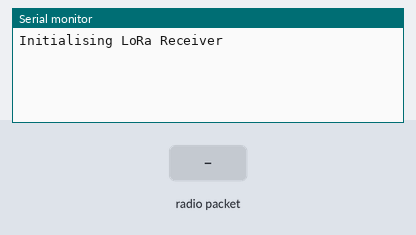
A sketch run on a simulated Arduino Uno, built with avr-gcc and run on an emulated ATmega328P. On the bench: the last lines printed to the serial monitor. The test bench sets the inputs (shaded band). No radio packets arrive unless stated.

Above: at 1.2 s.
1.3 s: radio packet "1" arrives
At 2.5 s:
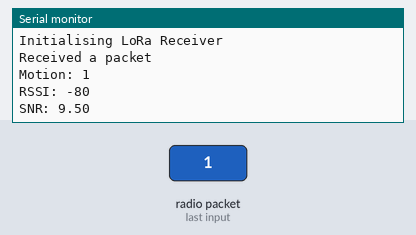
2.8 s: radio packet "0" arrives
At 4.0 s:
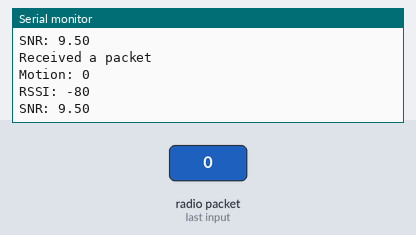

The sketch:

LoRa_rec_working.ino
```cpp
/*
  Author: Kashif Chopra
  Date: December 6, 2024
  LoRa Receiver
  Receives and displays contents of test packet
  Requires LoRa Library by Sandeep Mistry - https://github.com/sandeepmistry/arduino-LoRa

*/

// Include required libraries
#include <SPI.h>
#include <LoRa.h>
#include "LoRa_rec.h"


void setup() {
  Serial.begin(9600);
  while (!Serial)
    ;

  lora_rec_init();

}

void loop() {

  lora_rec_operate();

}


// extra code for buzzer:


//uint8_t buzzerPin = 8; //buzzer connected to GP8 // testing buzzer

  //buzzer
  //pinMode(buzzerPin, OUTPUT);


  //buzzer testing
  // tone(buzzerPin,440); //A4
  // delay(500);
  // tone(buzzerPin,494); //B4
  // delay(500);
  // tone(buzzerPin,523); //C4
  // delay(500);
```

LoRa_rec.cpp
```cpp
/*
  Author: Kashif Chopra
  Date: December 6, 2024
  LoRa Receiver
  Receives and displays contents of test packet
  Requires LoRa Library by Sandeep Mistry - https://github.com/sandeepmistry/arduino-LoRa

*/

#include <SPI.h>
#include <LoRa.h>
#include "LoRa_rec.h"

//define pins used by LoRa module. Change/configurable according to your board pinout.
const int csPin = 13; // LoRa radio chip select
const int resetPin = 10; // LoRa radio reset
const int irqPin = 7; // Must be a hardware interrupt pin
bool motion = 0; //motion variable
int receivedValue;

//initialise LoRa receiver (same as initialising transmitter)
void lora_rec_init(){
  Serial.println("Initialising LoRa Receiver");
  LoRa.setPins(csPin, resetPin, irqPin); // set the pins for LoRa

  //Our RFM9x chip uses 915MHz frequency, so initialsed below using that:
  if(!LoRa.begin(915E6)){
    Serial.println("LoRa init failed");
    while(1);
  }
}


//receiver function to run within loop
void lora_rec_operate(){

  // Try to parse packet ie check if its been received. Returns packet size in bytes if received, else retruns 0
  int packetSize = LoRa.parsePacket();

  if(packetSize){

    Serial.println("Received a packet");

    //print to serial out
    while(LoRa.available()){
      receivedValue = LoRa.read(); //CHECKME should be fine though

      if(receivedValue == 49){ //"1" as a character is ASCII 49, since LoRa.read(0) reads it as a character
        motion = 1;
      } else {
        motion = 0;
      }

      Serial.print("Motion: ");
      Serial.print(motion);

      // Serial.print((char)LoRa.read()); //Use for printing if packet has multiple characters
    }
    Serial.println("");

    //Print RSSI and SNR.
    //RSSI = signal strength = Less negative dB values are stronger signals (ie closer to 0)
    Serial.print("RSSI: ");
    Serial.println(LoRa.packetRssi());

    //SNR = signal to noise ratio in dB. Higher = better quality
    Serial.print("SNR: ");
    Serial.println(LoRa.packetSnr());

  }


}
```

LoRa_rec.h
```cpp
#ifndef LORA_REC_H
#define LORA_REC_H

// #include <SPI.h>
// #include <LoRa.h>

void lora_rec_init();
void lora_rec_operate();


#endif
```

Measured:
- after the input at 1.3 s, the serial monitor: prints a new line at once (image 1)
- after the input at 2.8 s, the serial monitor: prints a new line at once (image 2)
